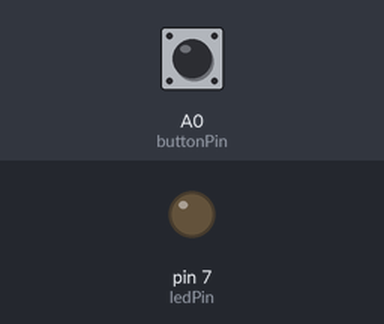
A sketch run on a simulated Arduino Uno, built with avr-gcc and run on an emulated ATmega328P. On the bench: output pins drawn as LEDs (lit = HIGH). The test bench sets the inputs (shaded band); at power-on: A0 (buttonPin) HIGH.

Above: at 1.8 s.
1.9 s: A0 (buttonPin) pulled LOW for 0.6 s
At 3.7 s:
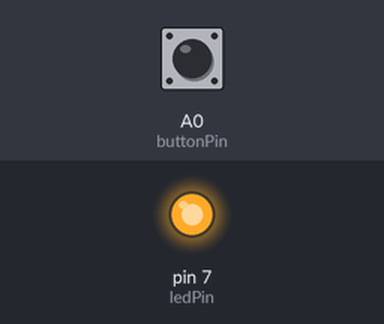
4.0 s: A0 (buttonPin) pulled LOW for 1 s
At 5.4 s:
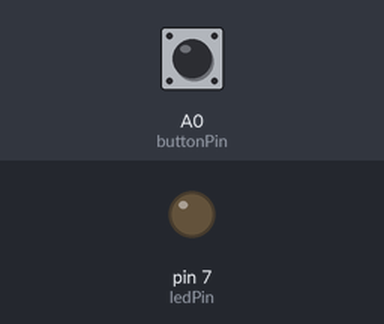
6.5 s: A0 (buttonPin) pulled LOW for 3.2 s
At 7.3 s:
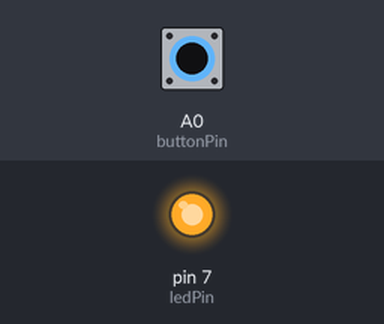
Timing chart, 0 to 9.5 s (numbered marks = the images above; inputs shaded):
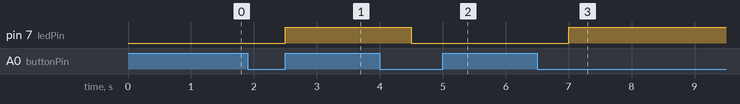

Measured:
- after the input at 1.9 s, pin 7 (ledPin): LOW → HIGH after 0.60 s
- after the input at 4.0 s, pin 7 (ledPin): HIGH → LOW after 0.50 s
- after the input at 6.5 s, pin 7 (ledPin): LOW → HIGH after 0.50 s

The sketch:

interruptor.ino
```cpp
int ledPin = 7;
int buttonPin = A0;
int ledState = 0;
int buttonOld = 1;
int buttonNew;
int dt = 500;

void setup() {
	Serial.begin(9600);
	pinMode(ledPin,OUTPUT);
	pinMode(buttonPin,INPUT);
}

void loop() {
	buttonNew = digitalRead(buttonPin);
	delay(dt);
	if (buttonNew == 0 && buttonOld == 1){
		if (ledState == 0){
			digitalWrite(ledPin,1);
			ledState = 1;
		}else{
			digitalWrite(ledPin,0);
			ledState = 0;
		}
	}

	buttonOld = buttonNew;
}
```
